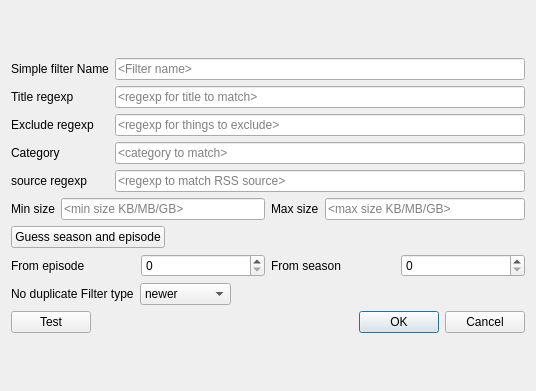
<?xml version="1.0" encoding="UTF-8"?>
<ui version="4.0">
 <class>simpleEditDialog</class>
 <widget class="QDialog" name="simpleEditDialog">
  <property name="geometry">
   <rect>
    <x>0</x>
    <y>0</y>
    <width>536</width>
    <height>391</height>
   </rect>
  </property>
  <property name="windowTitle">
   <string>SwarmTv Simple Filter</string>
  </property>
  <property name="windowIcon">
   <iconset resource="swarmtvqtresources.qrc">
    <normaloff>:/swarmtv/mainlogo/resources/swarmtv_logo.png</normaloff>:/swarmtv/mainlogo/resources/swarmtv_logo.png</iconset>
  </property>
  <layout class="QGridLayout" name="gridLayout">
   <item row="0" column="0">
    <layout class="QVBoxLayout" name="verticalLayout_4">
     <item>
      <layout class="QHBoxLayout" name="horizontalLayout">
       <item>
        <layout class="QVBoxLayout" name="verticalLayout_2">
         <item>
          <widget class="QLabel" name="label">
           <property name="text">
            <string>Simple filter Name</string>
           </property>
          </widget>
         </item>
         <item>
          <widget class="QLabel" name="label_2">
           <property name="text">
            <string>Title regexp</string>
           </property>
          </widget>
         </item>
         <item>
          <widget class="QLabel" name="label_3">
           <property name="text">
            <string>Exclude regexp</string>
           </property>
          </widget>
         </item>
         <item>
          <widget class="QLabel" name="label_9">
           <property name="text">
            <string>Category</string>
           </property>
          </widget>
         </item>
         <item>
          <widget class="QLabel" name="label_10">
           <property name="text">
            <string>source regexp</string>
           </property>
          </widget>
         </item>
        </layout>
       </item>
       <item>
        <layout class="QVBoxLayout" name="verticalLayout">
         <item>
          <widget class="QLineEdit" name="nameSimpleLineEdit">
           <property name="placeholderText">
            <string>&lt;Filter name&gt;</string>
           </property>
          </widget>
         </item>
         <item>
          <widget class="QLineEdit" name="titleSimpleLineEdit">
           <property name="placeholderText">
            <string>&lt;regexp for title to match&gt;</string>
           </property>
          </widget>
         </item>
         <item>
          <widget class="QLineEdit" name="excludeSimpleLineEdit">
           <property name="placeholderText">
            <string>&lt;regexp for things to exclude&gt;</string>
           </property>
          </widget>
         </item>
         <item>
          <widget class="QLineEdit" name="categorySimpleLineEdit">
           <property name="placeholderText">
            <string>&lt;category to match&gt;</string>
           </property>
          </widget>
         </item>
         <item>
          <widget class="QLineEdit" name="sourceSimpleLineEdit">
           <property name="placeholderText">
            <string>&lt;regexp to match RSS source&gt;</string>
           </property>
          </widget>
         </item>
        </layout>
       </item>
      </layout>
     </item>
     <item>
      <layout class="QVBoxLayout" name="verticalLayout_3">
       <item>
        <layout class="QHBoxLayout" name="horizontalLayout_7">
         <item>
          <layout class="QHBoxLayout" name="horizontalLayout_4">
           <item>
            <widget class="QLabel" name="label_5">
             <property name="text">
              <string>Min size</string>
             </property>
            </widget>
           </item>
           <item>
            <widget class="QLineEdit" name="minSizeSimpleLineEdit">
             <property name="placeholderText">
              <string>&lt;min size KB/MB/GB&gt;</string>
             </property>
            </widget>
           </item>
          </layout>
         </item>
         <item>
          <layout class="QHBoxLayout" name="horizontalLayout_5">
           <item>
            <widget class="QLabel" name="label_4">
             <property name="text">
              <string>Max size</string>
             </property>
            </widget>
           </item>
           <item>
            <widget class="QLineEdit" name="maxSizeSimpleLineEdit">
             <property name="placeholderText">
              <string>&lt;max size KB/MB/GB&gt;</string>
             </property>
            </widget>
           </item>
          </layout>
         </item>
        </layout>
       </item>
       <item>
        <layout class="QHBoxLayout" name="horizontalLayout_9">
         <item>
          <widget class="QPushButton" name="guessSEPushButton">
           <property name="text">
            <string>Guess season and episode</string>
           </property>
          </widget>
         </item>
         <item>
          <spacer name="horizontalSpacer_3">
           <property name="orientation">
            <enum>Qt::Horizontal</enum>
           </property>
           <property name="sizeHint" stdset="0">
            <size>
             <width>40</width>
             <height>20</height>
            </size>
           </property>
          </spacer>
         </item>
        </layout>
       </item>
       <item>
        <layout class="QHBoxLayout" name="horizontalLayout_10">
         <item>
          <layout class="QHBoxLayout" name="horizontalLayout_2">
           <item>
            <widget class="QLabel" name="label_7">
             <property name="text">
              <string>From episode</string>
             </property>
            </widget>
           </item>
           <item>
            <widget class="QSpinBox" name="episodeSpinBox"/>
           </item>
          </layout>
         </item>
         <item>
          <layout class="QHBoxLayout" name="horizontalLayout_3">
           <item>
            <widget class="QLabel" name="label_8">
             <property name="text">
              <string>From season</string>
             </property>
            </widget>
           </item>
           <item>
            <widget class="QSpinBox" name="seasonSpinBox"/>
           </item>
          </layout>
         </item>
        </layout>
       </item>
      </layout>
     </item>
     <item>
      <layout class="QHBoxLayout" name="horizontalLayout_6">
       <item>
        <widget class="QLabel" name="label_6">
         <property name="text">
          <string>No duplicate Filter type</string>
         </property>
        </widget>
       </item>
       <item>
        <widget class="QComboBox" name="nodupSimpleComboBox">
         <item>
          <property name="text">
           <string>newer</string>
          </property>
         </item>
         <item>
          <property name="text">
           <string>newer-title</string>
          </property>
         </item>
         <item>
          <property name="text">
           <string>link</string>
          </property>
         </item>
         <item>
          <property name="text">
           <string>unique</string>
          </property>
         </item>
         <item>
          <property name="text">
           <string>unique-title</string>
          </property>
         </item>
         <item>
          <property name="text">
           <string>none</string>
          </property>
         </item>
        </widget>
       </item>
       <item>
        <spacer name="horizontalSpacer">
         <property name="orientation">
          <enum>Qt::Horizontal</enum>
         </property>
         <property name="sizeHint" stdset="0">
          <size>
           <width>40</width>
           <height>20</height>
          </size>
         </property>
        </spacer>
       </item>
      </layout>
     </item>
     <item>
      <layout class="QHBoxLayout" name="horizontalLayout_8">
       <item>
        <widget class="QPushButton" name="testPushButton">
         <property name="text">
          <string>Test</string>
         </property>
        </widget>
       </item>
       <item>
        <spacer name="horizontalSpacer_2">
         <property name="orientation">
          <enum>Qt::Horizontal</enum>
         </property>
         <property name="sizeHint" stdset="0">
          <size>
           <width>40</width>
           <height>20</height>
          </size>
         </property>
        </spacer>
       </item>
       <item>
        <widget class="QDialogButtonBox" name="simpleButtonBox">
         <property name="orientation">
          <enum>Qt::Horizontal</enum>
         </property>
         <property name="standardButtons">
          <set>QDialogButtonBox::Cancel|QDialogButtonBox::Ok</set>
         </property>
        </widget>
       </item>
      </layout>
     </item>
    </layout>
   </item>
  </layout>
 </widget>
 <tabstops>
  <tabstop>nameSimpleLineEdit</tabstop>
  <tabstop>titleSimpleLineEdit</tabstop>
  <tabstop>excludeSimpleLineEdit</tabstop>
  <tabstop>categorySimpleLineEdit</tabstop>
  <tabstop>sourceSimpleLineEdit</tabstop>
  <tabstop>minSizeSimpleLineEdit</tabstop>
  <tabstop>maxSizeSimpleLineEdit</tabstop>
  <tabstop>nodupSimpleComboBox</tabstop>
  <tabstop>simpleButtonBox</tabstop>
 </tabstops>
 <resources>
  <include location="swarmtvqtresources.qrc"/>
 </resources>
 <connections>
  <connection>
   <sender>simpleButtonBox</sender>
   <signal>rejected()</signal>
   <receiver>simpleEditDialog</receiver>
   <slot>reject()</slot>
   <hints>
    <hint type="sourcelabel">
     <x>296</x>
     <y>355</y>
    </hint>
    <hint type="destinationlabel">
     <x>286</x>
     <y>274</y>
    </hint>
   </hints>
  </connection>
 </connections>
</ui>
